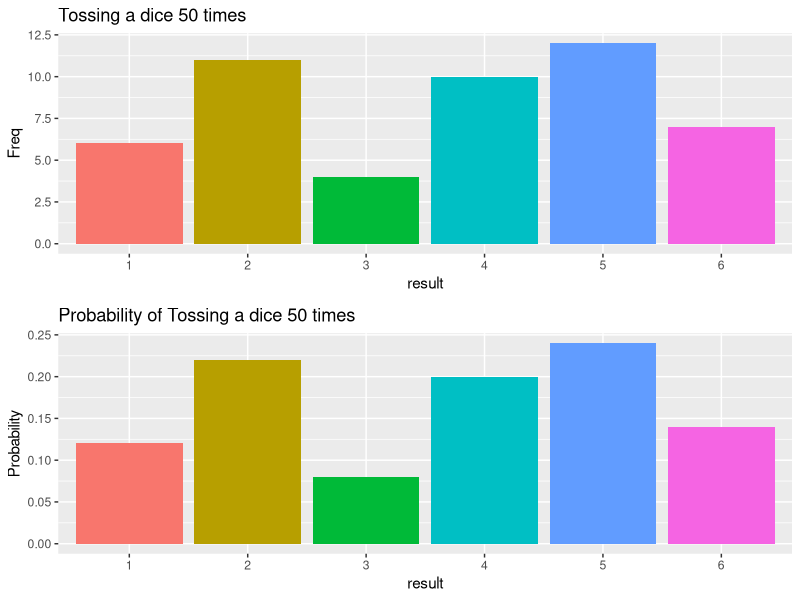
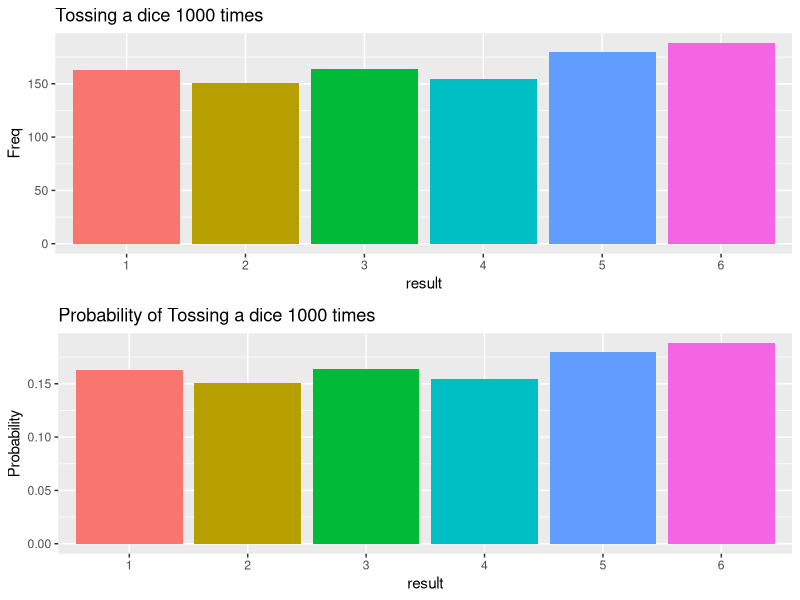

Recreate these plots in R, in order.
## ---- chunk 1
knitr::opts_chunk$set(echo = TRUE, message= FALSE, warning=FALSE)
## ---- chunk 2

library(ggplot2)
library(gridExtra)

## ---- chunk 3
tossDice <- function(numToss = 10){
  dice <- c(1:6)
  result <- sample(dice, numToss, replace = TRUE)
  df_total <- data.frame(table(result))
  
}

plotDice <- function(df){
  number <- sum(df$Freq)
  
 
  plot1 <- ggplot(df, aes(result,Freq, fill = result)) + geom_bar(stat = "identity") + labs(title = paste0("Tossing a dice ", number," times")) +theme(legend.position = "none")


  plot2 <- ggplot(df, aes(result, prop.table(df$Freq), fill = result)) + geom_bar(stat = "identity") + labs(title = paste0("Probability of Tossing a dice ", number," times"), y = "Probability") + theme(legend.position = "none")
  
  grid.arrange(plot1, plot2)
}

## ---- chunk 4
df50 <- tossDice(50)
df50
plotDice(df50)

## ---- chunk 5
df1000 <- tossDice(1000)
df1000
plotDice(df1000)


